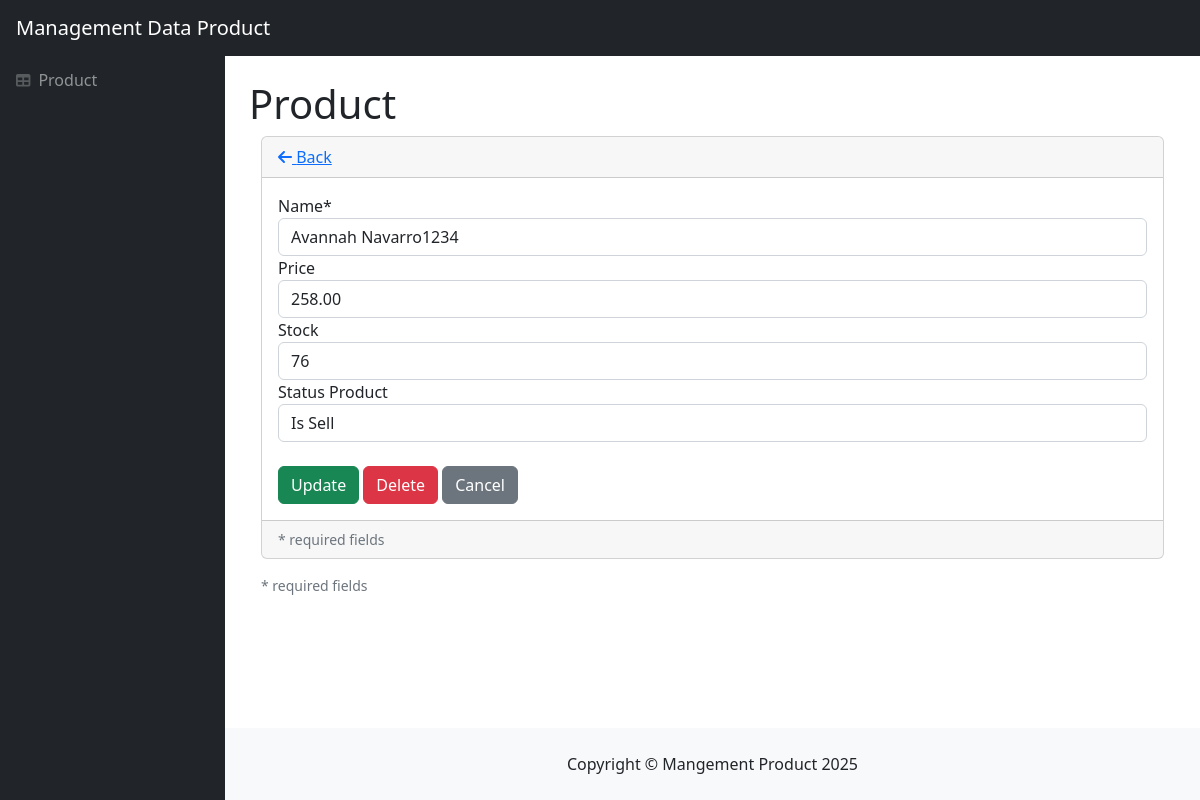
/index.php/admin/products/edit/101, run on the app's committed database.
### tables this page shows
CREATE TABLE `products` (
  `id` int(11) NOT NULL,
  `name` varchar(255) NOT NULL,
  `price` decimal(10,2) NOT NULL,
  `stock` int(11) NOT NULL,
  `is_sell` tinyint(1) NOT NULL,
  `created_at` timestamp NOT NULL DEFAULT current_timestamp(),
  `updated_at` timestamp NOT NULL DEFAULT current_timestamp()
);

### application/controllers/admin/Products.php (called while the page is built, shortened)
<?php
class Products extends CI_Controller
{
	public function __construct()
	{
		$this->load->model("product_model");
		$this->load->library('form_validation');
	}
	public function edit($id = null)
	{
		$product = $this->product_model;
		$data["product"] = $product->getById($id);
		$this->load->view("admin/product/edit_form", $data);
	}
}

### index.php (called while the page is built, shortened)
<?php
require_once BASEPATH.'core/CodeIgniter.php';

### application/models/Product_model.php (called while the page is built, shortened)
<?php defined('BASEPATH') or exit('No direct script access allowed');
class Product_model extends CI_Model
{
	private $_table = "products";
	public function getById($id)
	{
		return $this->db->get_where($this->_table, ["id" => $id])->row();
	}
}

### application/views/admin/product/edit_form.php (the view, shortened to what this page needs)
<!DOCTYPE html>
<html lang="en">
<head>
</head>
<body class="sb-nav-fixed">
	<div id="layoutSidenav">
		<div id="layoutSidenav_nav">
			<nav class="sb-sidenav accordion sb-sidenav-dark" id="sidenavAccordion">
			</nav>
		</div>
		<div id="layoutSidenav_content">
			<main>
				<div class="container-fluid px-4">
					<h1 class="mt-4">Product</h1>
					<div id="content-wrapper">
						<div class="container-fluid">
							<div class="card mb-3">
								<div class="card-header">
									<a href="<?php echo site_url('admin/products/') ?>"><i class="fas fa-arrow-left"></i> Back</a>
								</div>
								<div class="card-body">
									<form action="" method="post" enctype="multipart/form-data">
										<div class="form-group">
											<label for="name">Name*</label>
											<input class="form-control <?php echo form_error('name') ? 'is-invalid' : '' ?>"
												type="text" name="name" placeholder="Product name" value="<?php echo $product->name ?>" />
										</div>
										<div class="form-group">
											<label for="price">Price</label>
											<input class="form-control <?php echo form_error('price') ? 'is-invalid' : '' ?>"
												type="number" name="price" min="0" placeholder="Product price" value="<?php echo $product->price ?>" />
										</div>
										<div class="form-group">
											<label for="price">Stock</label>
											<input class="form-control <?php echo form_error('stock') ? 'is-invalid' : '' ?>"
												type="number" name="stock" min="0" placeholder="Product stock" value="<?php echo $product->stock ?>" />
										</div>
										<div class="form-group">
											<label for="price">Status Product</label>
											<select class="form-control <?php echo form_error('is_sell') ? 'is-invalid' : '' ?>" name="is_sell">
												<option value="<?php echo $product->is_sell ?>"><?php echo $product->is_sell == 1 ? 'Is Sell' : 'Not For Sell' ?></option">
											</select>
										</div>
										<br>
										<input class="btn btn-success" type="submit" name="btn" value="Update" />
										<button onclick="deleteProduct('<?php echo $product->id ?>')" class="btn btn-danger" type="reset">Delete</button>
										<button onclick="window.history.go(-1); return false;" class="btn btn-secondary" type="reset">Cancel</button>
									</form>
								</div>
								<div class="card-footer small text-muted">
									* required fields
								</div>
							</div>
							<div class="card-footer small text-muted">
								* required fields
							</div>
						</div>
					</div>
			</main>
			<footer class="py-4 bg-light mt-auto">
			</footer>
		</div>
	</div>
</body>
</html>

### data on the page
products: name "Avannah Navarro1234", price "258.00", stock "76", is_sell "Is Sell"

### other printed values
SITE_NAME "Mangement Product"
Date('Y') "2025"
